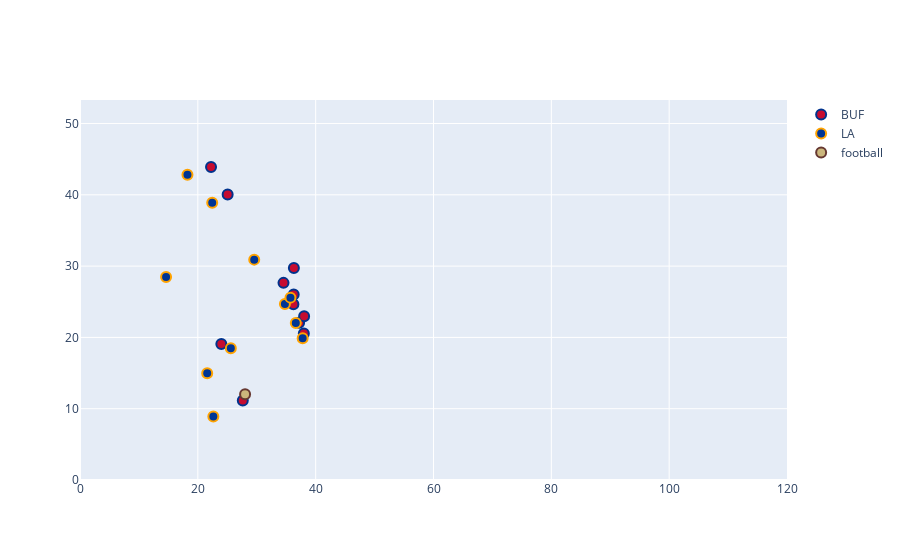

The notebook cell this image was saved under:
### Code cell
fig = go.Figure( layout_yaxis_range=[0,53.3], layout_xaxis_range=[0,120])

team_combos = list(set(focused_df.club.unique())-set(["football"]))
color_orders = ColorPairs(team_combos[0],team_combos[1])
for team in focused_df.club.unique():
    plot_df = focused_df[(focused_df.club==team)&(focused_df.frameId==1)]
    fig.add_trace(go.Scatter(x=plot_df["x"], y=plot_df["y"],marker=go.scatter.Marker(color=color_orders[team][0],
                                                                                     line=go.scatter.marker.Line(width=2,
                                                                                                                 color=color_orders[team][1]),
                                                                                     size=10),
                             mode = 'markers',
                             name=team))
fig.show()

### Figure 1 — Plotly figure (JSON) as saved in the notebook; plotly's stock layout.template omitted (floating-point values rounded to 4 significant figures)
{"data": [{"marker": {"color": "#C60C30", "line": {"color": "#00338D", "width": 2}, "size": 10}, "mode": "markers", "name": "BUF", "type": "scatter", "x": [37.19, 36.22, 27.63, 37.99, 25.06, 38.04, 36.3, 23.99, 36.27, 22.24, 34.54], "y": [22.05, 24.66, 11.16, 20.56, 40.04, 22.96, 29.73, 19.08, 26.02, 43.9, 27.65]}, {"marker": {"color": "#003594", "line": {"color": "#FFA300", "width": 2}, "size": 10}, "mode": "markers", "name": "LA", "type": "scatter", "x": [25.6, 36.63, 22.63, 22.44, 34.78, 21.59, 18.24, 35.72, 14.61, 29.57, 37.79], "y": [18.48, 22.03, 8.9, 38.88, 24.69, 14.97, 42.8, 25.58, 28.48, 30.91, 19.87]}, {"marker": {"color": "#CBB67C", "line": {"color": "#663831", "width": 2}, "size": 10}, "mode": "markers", "name": "football", "type": "scatter", "x": [28.02], "y": [12.04]}], "layout": {"xaxis": {"range": [0, 120]}, "yaxis": {"range": [0, 53.3]}}}
